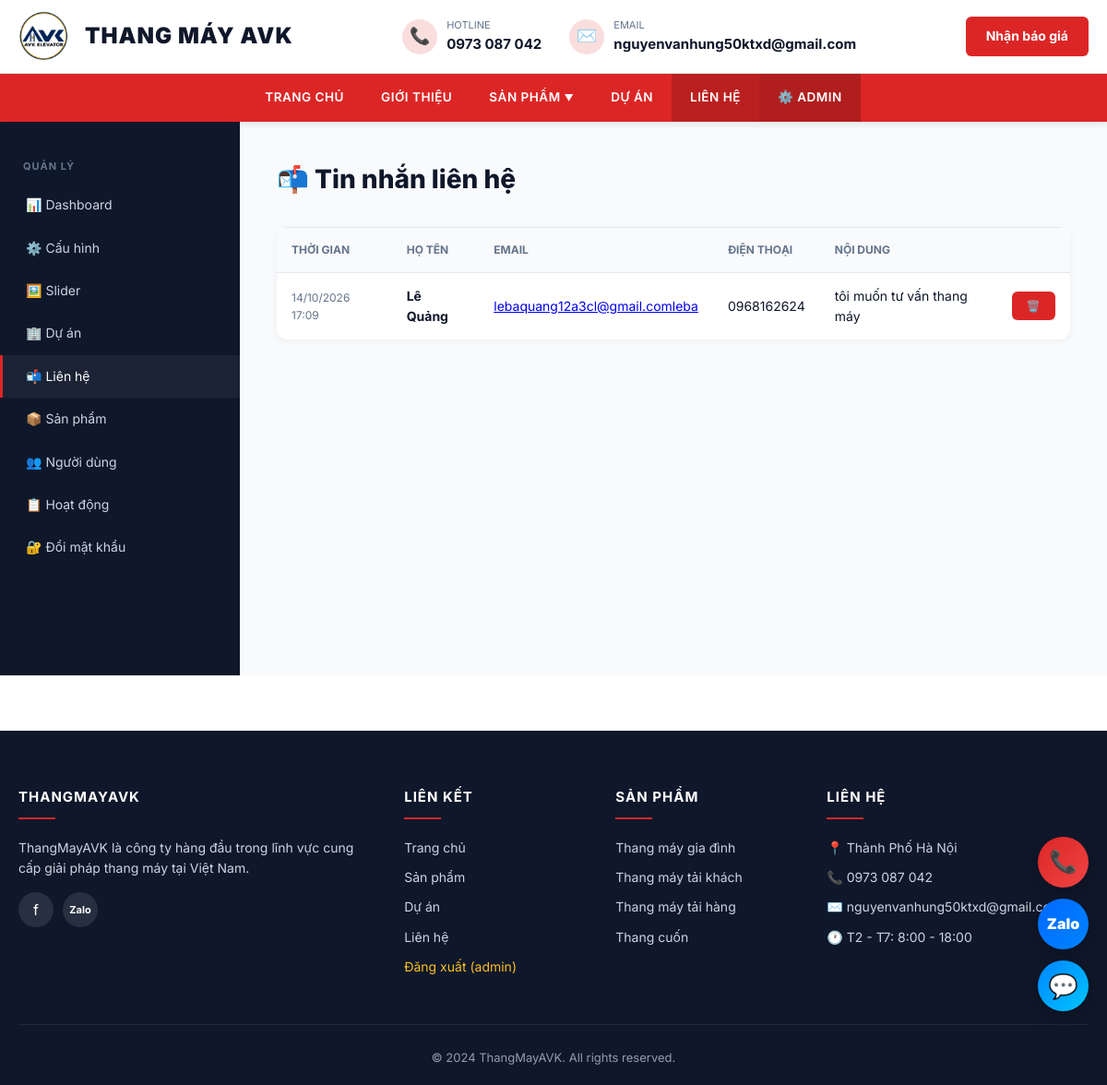
Screenshot of /admin/contacts (signed in) with the database file from the repository.
### app.py (models this page shows)
class SiteContent(db.Model):
    id = db.Column(db.Integer, primary_key=True)
    key = db.Column(db.String(100), unique=True, nullable=False)
    value = db.Column(db.Text, nullable=True)

class Contact(db.Model):
    id = db.Column(db.Integer, primary_key=True)
    name = db.Column(db.String(100), nullable=False)
    email = db.Column(db.String(100), nullable=False)
    phone = db.Column(db.String(20), nullable=True)
    message = db.Column(db.Text, nullable=False)
    created_at = db.Column(db.DateTime, default=datetime.utcnow)

### app.py (the view)
@app.route('/admin/contacts')
@login_required
def admin_contacts():
    return render_template('admin_contacts.html', contacts=Contact.query.order_by(Contact.id.desc()).all())

### app.py (called while the page is built)
def login_required(f):
    @wraps(f)
    def decorated_function(*args, **kwargs):
        if not session.get('admin_logged_in'):
            flash('Vui lòng đăng nhập để truy cập!', 'error')
            return redirect(url_for('login', next=request.path))
        return f(*args, **kwargs)
    return decorated_function

def get_content(key, default=''):
    c = SiteContent.query.filter_by(key=key).first()
    return c.value if c and c.value else default

@app.context_processor
def inject_settings():
    return {'settings': get_all_settings()}

### templates/admin_contacts.html (shortened to what this page needs)
{% extends "base.html" %}
{% block content %}
<div class="admin-layout">
    <aside class="admin-sidebar">
        <h3>Quản lý</h3>
        <a href="/admin">📊 Dashboard</a>
        <a href="/admin/settings">⚙️ Cấu hình</a>
        <a href="/admin/sliders">🖼️ Slider</a>
        <a href="/admin/projects">🏢 Dự án</a>
        <a href="/admin/contacts" class="active">📬 Liên hệ</a>
        <a href="/products">📦 Sản phẩm</a>
        {% if session.admin_role == 'superadmin' %}
        <a href="/admin/users">👥 Người dùng</a>
        {% endif %}
        <a href="/admin/activity">📋 Hoạt động</a>
        <a href="/admin/change_password">🔐 Đổi mật khẩu</a>
    </aside>
    <div class="admin-content">
        <div class="admin-page-header">
            <h1>📬 Tin nhắn liên hệ</h1>
        </div>
        {% if contacts %}
        <div class="admin-table">
            <table>
                <thead>
                    <tr>
                        <th>Thời gian</th><th>Họ tên</th><th>Email</th>
                        <th>Điện thoại</th><th>Nội dung</th><th></th>
                    </tr>
                </thead>
                <tbody>
                    {% for c in contacts %}
                    <tr id="contact-{{ c.id }}">
                        <td style="font-size:12px;color:#64748b;">{{ c.created_at.strftime('%d/%m/%Y %H:%M') }}</td>
                        <td><strong>{{ c.name }}</strong></td>
                        <td><a href="mailto:{{ c.email }}">{{ c.email }}</a></td>
                        <td>{{ c.phone or '—' }}</td>
                        <td style="max-width:400px;">{{ c.message }}</td>
                        <td>
                            <button onclick="deleteContact({{ c.id }})" class="btn btn-sm btn-danger">🗑️</button>
                        </td>
                    </tr>
                    {% endfor %}
                </tbody>
            </table>
        </div>
        {% else %}
        <div class="empty-state"><p>Chưa có tin nhắn nào.</p></div>
        {% endif %}
    </div>
</div>
{% endblock %}

### templates/base.html (shortened to what this page needs)
<!DOCTYPE html>
<html lang="vi">
<head>
    <link rel="stylesheet" href="{{ url_for('static', filename='css/style.css') }}">
</head>
<body class="{% if session.admin_logged_in %}is-admin{% endif %}">
    <div class="header-wrapper">
        <div class="topbar">
            <div class="container topbar-inner">
                <a href="/" class="logo-block">
                    {% if settings.logo %}
                        <img src="{{ url_for('static', filename='uploads/' + settings.logo) }}" alt="{{ settings.company_name }}">
                    {% else %}
                        <div class="logo-fallback">
                            <span class="brand-name">{{ settings.company_name }}</span>
                        </div>
                    {% endif %}
                    {% if settings.logo_text %}
                        <span class="logo-text">{{ settings.logo_text }}</span>
                    {% endif %}
                </a>
                <div class="topbar-info">
                    <div class="info-item">
                        <div class="info-icon">📞</div>
                        <div class="info-text">
                            <small>Hotline</small>
                            <strong>{{ settings.hotline }}</strong>
                        </div>
                    </div>
                    <div class="info-item">
                        <div class="info-icon">✉️</div>
                        <div class="info-text">
                            <small>Email</small>
                            <strong>{{ settings.email }}</strong>
                        </div>
                    </div>
                </div>
                <a href="/contact" class="btn-cta">{{ settings.cta_text }}</a>
            </div>
        </div>
        <nav class="main-nav">
            <div class="container nav-inner">
                <ul class="nav-menu" id="navMenu">
                    <li><a href="/" class="{% if request.path == '/' %}active{% endif %}">Trang chủ</a></li>
                    <li><a href="/#about">Giới thiệu</a></li>
                    <li class="has-dropdown">
                        <a href="/products" class="{% if '/product' in request.path %}active{% endif %}">
                            Sản phẩm <span style="font-size:10px;">▼</span>
                        </a>
                    </li>
                    <li><a href="/projects" class="{% if '/project' in request.path %}active{% endif %}">Dự án</a></li>
                    <li><a href="/contact" class="{% if '/contact' in request.path %}active{% endif %}">Liên hệ</a></li>
                    {% if session.admin_logged_in %}
                    <li><a href="/admin" style="background:rgba(0,0,0,0.2);">⚙️ Admin</a></li>
                    {% endif %}
                </ul>
            </div>
        </nav>
    </div>
    <main>{% block content %}{% endblock %}</main>
    <div class="floating-contact">
        <a href="tel:{{ settings.hotline|replace(' ','') }}" class="float-btn float-phone" title="Gọi điện">📞</a>
        {% if settings.zalo_url %}
        <a href="{{ settings.zalo_url }}" target="_blank" class="float-btn float-zalo" title="Zalo">Zalo</a>
        {% endif %}
        {% if settings.messenger_url %}
        <a href="{{ settings.messenger_url }}" target="_blank" class="float-btn float-messenger" title="Messenger">💬</a>
        {% endif %}
    </div>
    <footer>
        <div class="container">
            <div class="footer-grid">
                <div>
                    <h4>{{ settings.company_name }}</h4>
                    <p>{{ settings.about_text[:150] }}{% if settings.about_text|length > 150 %}...{% endif %}</p>
                    <div class="footer-social">
                        {% if settings.facebook_url %}<a href="{{ settings.facebook_url }}" target="_blank">f</a>{% endif %}
                        {% if settings.zalo_url %}<a href="{{ settings.zalo_url }}" target="_blank" style="font-size:11px;font-weight:700;">Zalo</a>{% endif %}
                    </div>
                </div>
                <div>
                    <h4>Liên kết</h4>
                    <a href="/">Trang chủ</a>
                    <a href="/products">Sản phẩm</a>
                    <a href="/projects">Dự án</a>
                    <a href="/contact">Liên hệ</a>
                    {% if session.admin_logged_in %}
                        <a href="/logout" style="color:#fbbf24;margin-top:10px;display:block;">Đăng xuất ({{ session.admin_username }})</a>
                    {% else %}
                        <a href="/login" style="color:#94a3b8;margin-top:10px;display:block;">Đăng nhập</a>
                    {% endif %}
                </div>
                <div>
                    <h4>Sản phẩm</h4>
                    <a href="/products">Thang máy gia đình</a>
                    <a href="/products">Thang máy tải khách</a>
                    <a href="/products">Thang máy tải hàng</a>
                    <a href="/products">Thang cuốn</a>
                </div>
                <div>
                    <h4>Liên hệ</h4>
                    <p>📍 {{ settings.address }}</p>
                    <p>📞 {{ settings.hotline }}</p>
                    <p>✉️ {{ settings.email }}</p>
                    <p>🕐 {{ settings.working_hours }}</p>
                </div>
            </div>
            <div class="copyright">© 2024 {{ settings.company_name }}. All rights reserved.</div>
        </div>
    </footer>
</body>
</html>

### rows the page displays
SiteContent: value (picture)
SiteContent: logo_text "THANG MÁY AVK"
SiteContent: hotline "0973 087 042"
SiteContent: email "nguyenvanhung50ktxd@gmail.com"
SiteContent: cta_text "Nhận báo giá"
Contact: created_at "14/10/2026 17:09", name "Lê Quảng", email "lebaquang12a3cl@gmail.comleba", phone "0968162624", message "tôi muốn tư vấn thang máy"
SiteContent: company_name "THANGMAYAVK", company_name "ThangMayAVK"
SiteContent: value "ThangMayAVK là công ty hàng đầu trong lĩnh vực cung cấp giải pháp thang máy tại Việt Nam."
SiteContent: address "Thành Phố Hà Nội"
SiteContent: working_hours "T2 - T7: 8:00 - 18:00"

### other values shown
{{ session.admin_username }} "admin"
